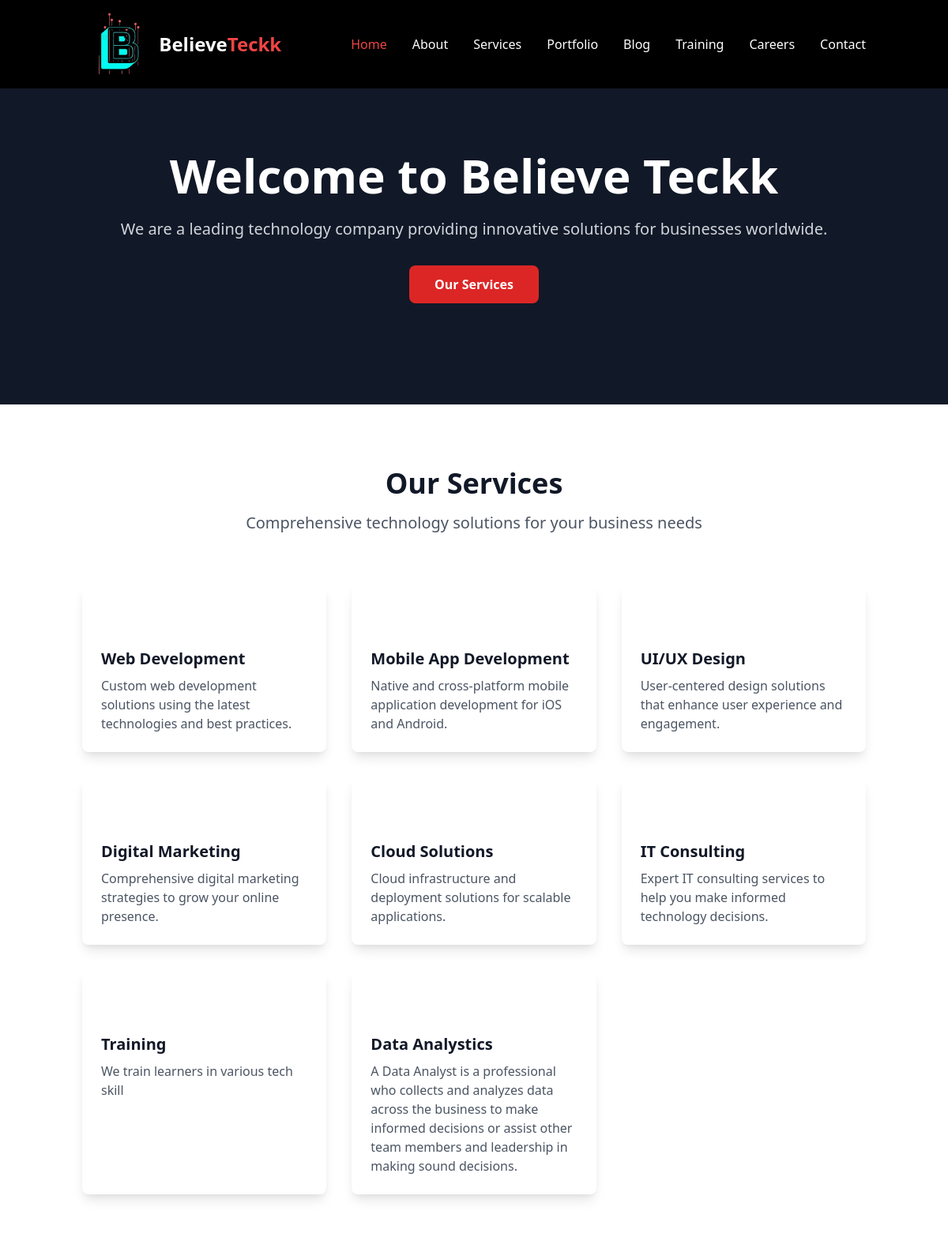
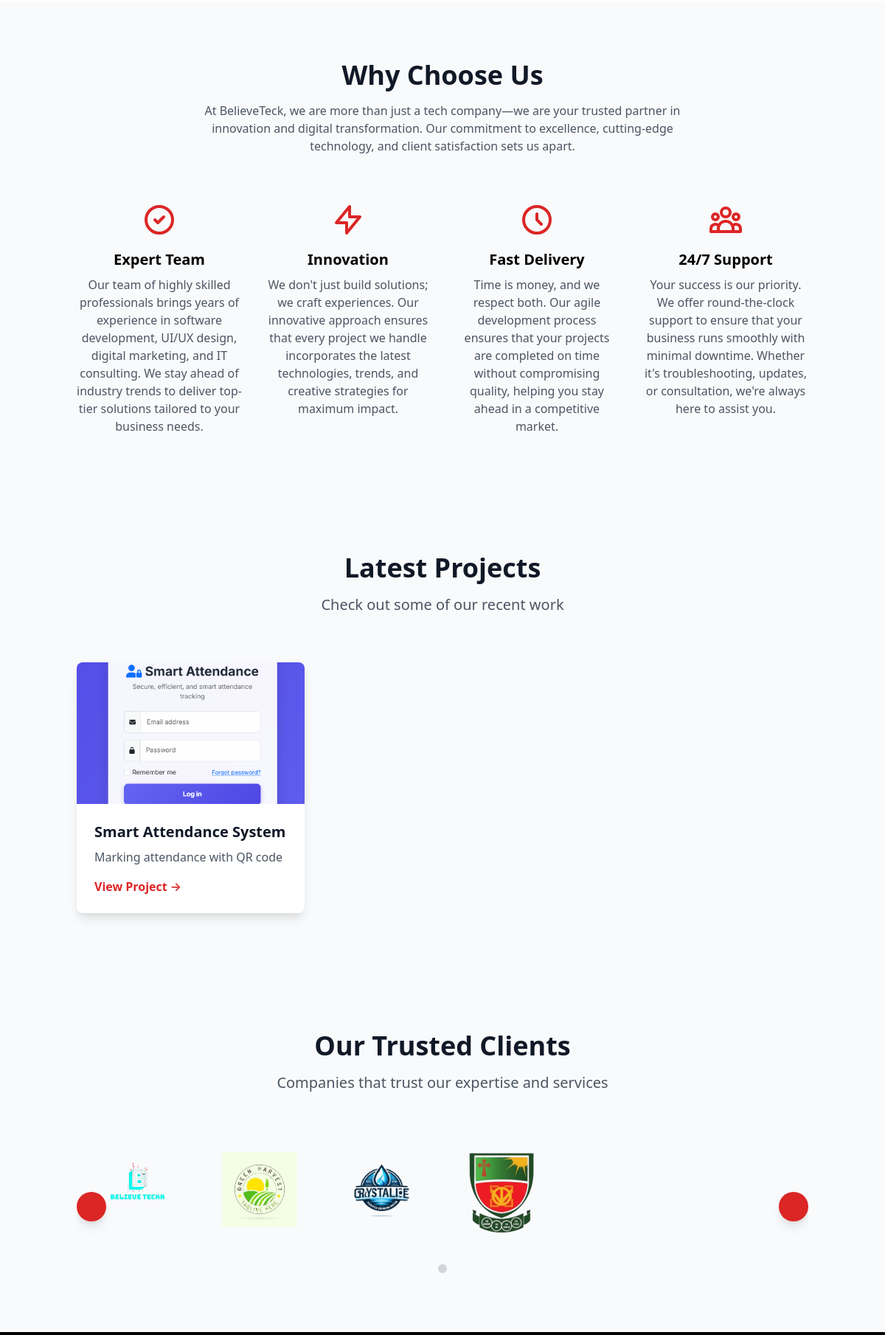
The page / (upper part) on the database its author committed (2 pictures, top to bottom).
### tables this page shows
CREATE TABLE `page_contents` (
  `id` int(11) NOT NULL,
  `page_slug` varchar(100) NOT NULL,
  `title` varchar(255) NOT NULL,
  `content` text DEFAULT NULL,
  `mission` text DEFAULT NULL,
  `vision` text DEFAULT NULL,
  `values` text DEFAULT NULL,
  `founder_name` varchar(100) DEFAULT NULL,
  `founder_position` varchar(100) DEFAULT NULL,
  `founder_image` varchar(255) DEFAULT NULL,
  `founder_content` text DEFAULT NULL,
  `meta_description` text DEFAULT NULL,
  `meta_keywords` text DEFAULT NULL,
  `is_active` tinyint(1) DEFAULT 1,
  `created_at` timestamp NOT NULL DEFAULT current_timestamp(),
  `updated_at` timestamp NOT NULL DEFAULT current_timestamp() ON UPDATE current_timestamp()
);

CREATE TABLE `services` (
  `id` int(11) NOT NULL,
  `title` varchar(255) NOT NULL,
  `slug` varchar(255) NOT NULL,
  `description` text DEFAULT NULL,
  `icon` varchar(50) DEFAULT NULL,
  `is_active` tinyint(1) DEFAULT 1,
  `created_at` timestamp NOT NULL DEFAULT current_timestamp(),
  `updated_at` timestamp NOT NULL DEFAULT current_timestamp() ON UPDATE current_timestamp()
);

CREATE TABLE `portfolio_items` (
  `id` int(11) NOT NULL,
  `category_id` int(11) DEFAULT NULL,
  `title` varchar(255) NOT NULL,
  `slug` varchar(255) NOT NULL,
  `description` text DEFAULT NULL,
  `content` text DEFAULT NULL,
  `client` varchar(100) DEFAULT NULL,
  `project_date` date DEFAULT NULL,
  `image` varchar(255) DEFAULT NULL,
  `technologies` text DEFAULT NULL,
  `project_url` varchar(255) DEFAULT NULL,
  `testimonial` text DEFAULT NULL,
  `testimonial_author` varchar(100) DEFAULT NULL,
  `is_featured` tinyint(1) DEFAULT 0,
  `is_active` tinyint(1) DEFAULT 1,
  `created_at` timestamp NOT NULL DEFAULT current_timestamp(),
  `updated_at` timestamp NOT NULL DEFAULT current_timestamp() ON UPDATE current_timestamp()
);

CREATE TABLE `clients` (
  `id` int(11) NOT NULL,
  `name` varchar(255) NOT NULL,
  `logo` varchar(255) DEFAULT NULL,
  `website` varchar(255) DEFAULT NULL,
  `order_index` int(11) DEFAULT 0,
  `created_at` timestamp NOT NULL DEFAULT current_timestamp(),
  `updated_at` timestamp NOT NULL DEFAULT current_timestamp() ON UPDATE current_timestamp(),
  `status` varchar(20) DEFAULT 'pending'
);

### index.php (the view, shortened to what this page needs)
<?php
require_once 'config/config.php';
require_once 'includes/header.php';
try {
    $db = getDBConnection();
    $stmt = $db->prepare("SELECT * FROM page_contents WHERE page_slug = 'home' AND is_active = 1");
    $stmt->execute();
    $page = $stmt->fetch(PDO::FETCH_ASSOC);
    $servicesStmt = $db->query("SELECT * FROM services WHERE is_active = 1 ORDER BY id");
    $services = $servicesStmt->fetchAll(PDO::FETCH_ASSOC);
    $portfolioStmt = $db->query("SELECT * FROM portfolio_items WHERE is_active = 1 ORDER BY created_at DESC LIMIT 3");
    $portfolio = $portfolioStmt->fetchAll(PDO::FETCH_ASSOC);
} catch (PDOException $e) {
    error_log("Database error: " . $e->getMessage());
    $page = ['title' => 'Welcome to Believe Teckk', 'content' => 'We are a leading technology company providing innovative solutions for businesses worldwide.'];
    $services = [];
    $portfolio = [];
} catch (Exception $e) {
    error_log("General error: " . $e->getMessage());
    $page = ['title' => 'Welcome to Believe Teckk', 'content' => 'We are a leading technology company providing innovative solutions for businesses worldwide.'];
    $services = [];
    $portfolio = [];
}
?>
<section class="relative bg-gray-900 text-white py-32">
    <div class="absolute inset-0 bg-gradient-to-r from-red-600/20 to-blue-600/20"></div>
    <div class="container mx-auto px-4 relative">
        <div class="max-w-4xl mx-auto text-center">
            <h1 class="text-5xl md:text-6xl font-bold mb-6"><?php echo htmlspecialchars($page['title'] ?? 'Welcome to Believe Teckk'); ?></h1>
            <p class="text-xl text-gray-300 mb-8"><?php echo nl2br(htmlspecialchars($page['content'] ?? 'We are a leading technology company providing innovative solutions for businesses worldwide.')); ?></p>
            <a href="#services" class="inline-block bg-red-600 hover:bg-red-700 text-white font-semibold px-8 py-3 rounded-lg transition duration-300">
                Our Services
            </a>
        </div>
    </div>
</section>
<section id="services" class="py-20 bg-white">
    <div class="container mx-auto px-4">
        <div class="text-center mb-16">
            <h2 class="text-4xl font-bold text-gray-900 mb-4">Our Services</h2>
            <p class="text-xl text-gray-600">Comprehensive technology solutions for your business needs</p>
        </div>
        <div class="grid grid-cols-1 md:grid-cols-2 lg:grid-cols-3 gap-8">
            <?php foreach ($services as $service): ?>
            <div class="bg-white rounded-lg shadow-lg p-6 hover:shadow-xl transition duration-300">
                <div class="text-red-600 text-4xl mb-4">
                    <i class="<?php echo htmlspecialchars($service['icon']); ?>"></i>
                </div>
                <h3 class="text-xl font-semibold text-gray-900 mb-2"><?php echo htmlspecialchars($service['title']); ?></h3>
                <p class="text-gray-600"><?php echo htmlspecialchars($service['description']); ?></p>
            </div>
            <?php endforeach; ?>
        </div>
    </div>
</section>
<section class="py-20 bg-gray-50">
    <div class="container mx-auto px-4">
        <div class="text-center mb-16">
            <h2 class="text-3xl md:text-4xl font-bold text-gray-900 mb-4">Why Choose Us</h2>
            <p class="text-gray-600 max-w-2xl mx-auto">At BelieveTeck, we are more than just a tech company—we are your trusted partner in innovation and digital transformation. Our commitment to excellence, cutting-edge technology, and client satisfaction sets us apart.</p>
        </div>
        <div class="grid grid-cols-1 md:grid-cols-2 lg:grid-cols-4 gap-8">
            <div class="text-center">
                <div class="text-red-600 mb-4">
                    <svg class="w-12 h-12 mx-auto" fill="none" stroke="currentColor" viewBox="0 0 24 24">
                        <path stroke-linecap="round" stroke-linejoin="round" stroke-width="2" d="M9 12l2 2 4-4m6 2a9 9 0 11-18 0 9 9 0 0118 0z"></path>
                    </svg>
                </div>
                <h3 class="text-xl font-semibold mb-2">Expert Team</h3>
                <p class="text-gray-600">Our team of highly skilled professionals brings years of experience in software development, UI/UX design, digital marketing, and IT consulting. We stay ahead of industry trends to deliver top-tier solutions tailored to your business needs.</p>
            </div>
            <div class="text-center">
                <div class="text-red-600 mb-4">
                    <svg class="w-12 h-12 mx-auto" fill="none" stroke="currentColor" viewBox="0 0 24 24">
                        <path stroke-linecap="round" stroke-linejoin="round" stroke-width="2" d="M13 10V3L4 14h7v7l9-11h-7z"></path>
                    </svg>
                </div>
                <h3 class="text-xl font-semibold mb-2">Innovation</h3>
                <p class="text-gray-600">We don't just build solutions; we craft experiences. Our innovative approach ensures that every project we handle incorporates the latest technologies, trends, and creative strategies for maximum impact.</p>
            </div>
            <div class="text-center">
                <div class="text-red-600 mb-4">
                    <svg class="w-12 h-12 mx-auto" fill="none" stroke="currentColor" viewBox="0 0 24 24">
                        <path stroke-linecap="round" stroke-linejoin="round" stroke-width="2" d="M12 8v4l3 3m6-3a9 9 0 11-18 0 9 9 0 0118 0z"></path>
                    </svg>
                </div>
                <h3 class="text-xl font-semibold mb-2">Fast Delivery</h3>
                <p class="text-gray-600">Time is money, and we respect both. Our agile development process ensures that your projects are completed on time without compromising quality, helping you stay ahead in a competitive market.</p>
            </div>
            <div class="text-center">
                <div class="text-red-600 mb-4">
                </div>
                <h3 class="text-xl font-semibold mb-2">24/7 Support</h3>
                <p class="text-gray-600">Your success is our priority. We offer round-the-clock support to ensure that your business runs smoothly with minimal downtime. Whether it's troubleshooting, updates, or consultation, we're always here to assist you.</p>
            </div>
        </div>
    </div>
</section>
<section class="py-20 bg-gray-50">
    <div class="container mx-auto px-4">
        <div class="text-center mb-16">
            <h2 class="text-4xl font-bold text-gray-900 mb-4">Latest Projects</h2>
            <p class="text-xl text-gray-600">Check out some of our recent work</p>
        </div>
        <div class="grid grid-cols-1 md:grid-cols-2 lg:grid-cols-3 gap-8">
            <?php foreach ($portfolio as $item): ?>
            <div class="bg-white rounded-lg shadow-lg overflow-hidden">
                <?php if ($item['image']): ?>
                <img src="<?php echo htmlspecialchars($item['image']); ?>" alt="<?php echo htmlspecialchars($item['title']); ?>" class="w-full h-48 object-cover">
                <?php endif; ?>
                <div class="p-6">
                    <h3 class="text-xl font-semibold text-gray-900 mb-2"><?php echo htmlspecialchars($item['title']); ?></h3>
                    <p class="text-gray-600 mb-4"><?php echo htmlspecialchars($item['description']); ?></p>
                    <a href="portfolio.php?slug=<?php echo htmlspecialchars($item['slug']); ?>" class="text-red-600 hover:text-red-700 font-semibold">
                        View Project →
                    </a>
                </div>
            </div>
            <?php endforeach; ?>
        </div>
    </div>
</section>
<section class="py-20 bg-gray-50">
    <div class="container mx-auto px-4">
        <div class="text-center mb-16">
            <h2 class="text-4xl font-bold text-gray-900 mb-4">Our Trusted Clients</h2>
            <p class="text-xl text-gray-600">Companies that trust our expertise and services</p>
        </div>
        <div class="client-slider relative overflow-hidden">
            <div class="client-track flex transition-transform duration-500 ease-in-out">
                <?php
                try {
                    $clientsStmt = $db->query("SELECT * FROM clients WHERE status = 'approved' ORDER BY created_at DESC");
                    if ($clientsStmt !== false) {
                        $clients = $clientsStmt->fetchAll(PDO::FETCH_ASSOC);
                        foreach ($clients as $client): ?>
                            <div class="client-slide flex-shrink-0 w-1/2 sm:w-1/3 md:w-1/4 lg:w-1/6 px-4">
                                <div class="flex items-center justify-center p-4 h-30 grayscale hover:grayscale-0 transition duration-300">
                                    <?php if (!empty($client['logo'])): ?>
                                        <img src="<?php echo htmlspecialchars($client['logo']); ?>" alt="<?php echo htmlspecialchars($client['name']); ?>" class="max-h-38 max-w-full">
                                    <?php else: ?>
                                        <span class="text-xl font-bold text-gray-700"><?php echo htmlspecialchars($client['name']); ?></span>
                                    <?php endif; ?>
                                </div>
                            </div>
                        <?php endforeach;
                    }
                } catch (Exception $e) {
                    error_log("Error fetching clients: " . $e->getMessage());
                }
                ?>
            </div>
            <button class="client-prev absolute top-1/2 left-1 sm:left-0 transform -translate-y-1/2 bg-red-600 text-white rounded-full w-8 h-8 sm:w-10 sm:h-10 flex items-center justify-center shadow-lg z-10 focus:outline-none hover:bg-red-700 transition">
                <i class="fas fa-chevron-left text-sm sm:text-base"></i>
            </button>
            <button class="client-next absolute top-1/2 right-1 sm:right-0 transform -translate-y-1/2 bg-red-600 text-white rounded-full w-8 h-8 sm:w-10 sm:h-10 flex items-center justify-center shadow-lg z-10 focus:outline-none hover:bg-red-700 transition">
                <i class="fas fa-chevron-right text-sm sm:text-base"></i>
            </button>
            <div class="client-dots flex justify-center mt-6 space-x-2"></div>
        </div>
    </div>
</section>
<?php require_once 'includes/footer.php'; ?>

### rows shown on the page
page_contents: title "Welcome to Believe Teckk", content "We are a leading technology company providing innovative solutions for businesses worldwide."
services: title "Web Development", description "Custom web development solutions using the latest technologies and best practices."
services: title "Mobile App Development", description "Native and cross-platform mobile application development for iOS and Android."
services: title "UI/UX Design", description "User-centered design solutions that enhance user experience and engagement."
services: title "Digital Marketing", description "Comprehensive digital marketing strategies to grow your online presence."
services: title "Cloud Solutions", description "Cloud infrastructure and deployment solutions for scalable applications."
services: title "IT Consulting", description "Expert IT consulting services to help you make informed technology decisions."
services: title "Training", description "We train learners in various tech skill"
services: title "Data Analystics", description "A Data Analyst is a professional who collects and analyzes data across the business to make informed decisions or assist other team members and leadership in making sound decisions."
portfolio_items: image (picture), title "Smart Attendance System", description "Marking attendance with QR code"
clients: logo (picture)
clients: logo (picture)
clients: logo (picture)
clients: logo (picture)

### other values the page prints
$label "Home"
$label "About"
$label "Services"
$label "Portfolio"
$label "Blog"
$label "Training"
$label "Careers"
$label "Contact"
